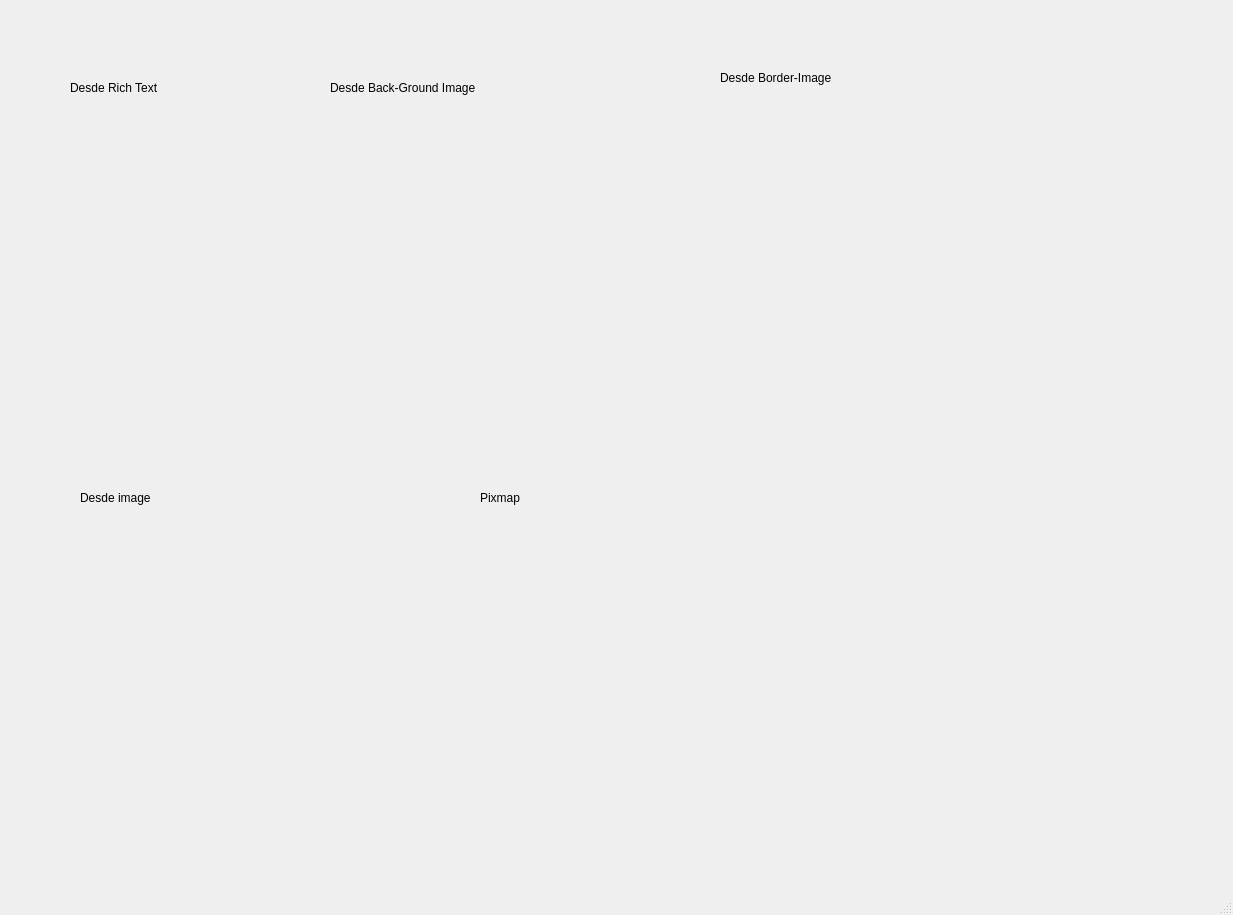
<?xml version="1.0" encoding="UTF-8"?>
<ui version="4.0">
 <class>MainWindow</class>
 <widget class="QMainWindow" name="MainWindow">
  <property name="geometry">
   <rect>
    <x>0</x>
    <y>0</y>
    <width>1233</width>
    <height>915</height>
   </rect>
  </property>
  <property name="windowTitle">
   <string>MainWindow</string>
  </property>
  <widget class="QWidget" name="centralwidget">
   <widget class="QLabel" name="label">
    <property name="geometry">
     <rect>
      <x>90</x>
      <y>170</y>
      <width>221</width>
      <height>231</height>
     </rect>
    </property>
    <property name="text">
     <string/>
    </property>
   </widget>
   <widget class="QLabel" name="label_2">
    <property name="geometry">
     <rect>
      <x>70</x>
      <y>80</y>
      <width>191</width>
      <height>16</height>
     </rect>
    </property>
    <property name="text">
     <string>Desde Rich Text</string>
    </property>
   </widget>
   <widget class="QLabel" name="label_3">
    <property name="geometry">
     <rect>
      <x>40</x>
      <y>160</y>
      <width>151</width>
      <height>91</height>
     </rect>
    </property>
    <property name="text">
     <string>&lt;html&gt;&lt;head/&gt;&lt;body&gt;&lt;p&gt;&lt;img src=&quot;:/Imagenes/Media/__voyager_reverse_1999_drawn_by_konohana_weibo__c0e7302d2c1ba8e61c6305cb504bed5e.jpg&quot;/&gt;&lt;/p&gt;&lt;/body&gt;&lt;/html&gt;</string>
    </property>
   </widget>
   <widget class="QLabel" name="label_4">
    <property name="geometry">
     <rect>
      <x>330</x>
      <y>150</y>
      <width>301</width>
      <height>251</height>
     </rect>
    </property>
    <property name="text">
     <string/>
    </property>
   </widget>
   <widget class="QLabel" name="label_5">
    <property name="geometry">
     <rect>
      <x>330</x>
      <y>80</y>
      <width>191</width>
      <height>16</height>
     </rect>
    </property>
    <property name="text">
     <string>Desde Back-Ground Image</string>
    </property>
   </widget>
   <widget class="QLabel" name="label_6">
    <property name="geometry">
     <rect>
      <x>290</x>
      <y>150</y>
      <width>221</width>
      <height>201</height>
     </rect>
    </property>
    <property name="styleSheet">
     <string notr="true">background-image: url(:/Imagenes/Media/__voyager_reverse_1999_drawn_by_konohana_weibo__c0e7302d2c1ba8e61c6305cb504bed5e.jpg);</string>
    </property>
    <property name="text">
     <string>&lt;html&gt;&lt;head/&gt;&lt;body&gt;&lt;p&gt;&lt;br/&gt;&lt;/p&gt;&lt;/body&gt;&lt;/html&gt;</string>
    </property>
   </widget>
   <widget class="QLabel" name="label_7">
    <property name="geometry">
     <rect>
      <x>720</x>
      <y>70</y>
      <width>191</width>
      <height>16</height>
     </rect>
    </property>
    <property name="text">
     <string>Desde Border-Image</string>
    </property>
   </widget>
   <widget class="QLabel" name="label_8">
    <property name="geometry">
     <rect>
      <x>710</x>
      <y>160</y>
      <width>191</width>
      <height>181</height>
     </rect>
    </property>
    <property name="styleSheet">
     <string notr="true">border-image: url(:/Imagenes/Media/__voyager_reverse_1999_drawn_by_konohana_weibo__c0e7302d2c1ba8e61c6305cb504bed5e.jpg);</string>
    </property>
    <property name="text">
     <string>&lt;html&gt;&lt;head/&gt;&lt;body&gt;&lt;p&gt;&lt;br/&gt;&lt;/p&gt;&lt;/body&gt;&lt;/html&gt;</string>
    </property>
   </widget>
   <widget class="QLabel" name="label_9">
    <property name="geometry">
     <rect>
      <x>30</x>
      <y>500</y>
      <width>171</width>
      <height>181</height>
     </rect>
    </property>
    <property name="styleSheet">
     <string notr="true">image: url(:/Imagenes/Media/__voyager_reverse_1999_drawn_by_konohana_weibo__c0e7302d2c1ba8e61c6305cb504bed5e.jpg);</string>
    </property>
    <property name="text">
     <string>&lt;html&gt;&lt;head/&gt;&lt;body&gt;&lt;p&gt;&lt;br/&gt;&lt;/p&gt;&lt;/body&gt;&lt;/html&gt;</string>
    </property>
   </widget>
   <widget class="QLabel" name="label_10">
    <property name="geometry">
     <rect>
      <x>80</x>
      <y>490</y>
      <width>191</width>
      <height>16</height>
     </rect>
    </property>
    <property name="text">
     <string>Desde image</string>
    </property>
   </widget>
   <widget class="QLabel" name="label_11">
    <property name="geometry">
     <rect>
      <x>480</x>
      <y>490</y>
      <width>191</width>
      <height>16</height>
     </rect>
    </property>
    <property name="text">
     <string>Pixmap</string>
    </property>
   </widget>
   <widget class="QLabel" name="label_12">
    <property name="geometry">
     <rect>
      <x>470</x>
      <y>540</y>
      <width>201</width>
      <height>171</height>
     </rect>
    </property>
    <property name="text">
     <string/>
    </property>
    <property name="pixmap">
     <pixmap resource="../Recursos.qrc">:/Imagenes/Media/__voyager_reverse_1999_drawn_by_konohana_weibo__c0e7302d2c1ba8e61c6305cb504bed5e.jpg</pixmap>
    </property>
    <property name="scaledContents">
     <bool>true</bool>
    </property>
   </widget>
  </widget>
  <widget class="QMenuBar" name="menubar">
   <property name="geometry">
    <rect>
     <x>0</x>
     <y>0</y>
     <width>1233</width>
     <height>26</height>
    </rect>
   </property>
  </widget>
  <widget class="QStatusBar" name="statusbar"/>
 </widget>
 <resources>
  <include location="../Recursos.qrc"/>
 </resources>
 <connections/>
</ui>
